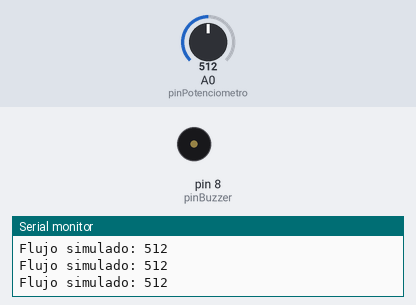
Recording of a sketch running on a simulated Arduino Uno, built with avr-gcc and run on an emulated ATmega328P. On the bench: buzzer (waves = sounding), the last lines printed to the serial monitor. Inputs (shaded band) come from the test bench; at power-on: A0 (pinPotenciometro) = 512.

Above: at 1.2 s.
1.3 s: A0 (pinPotenciometro) set to 583
2.8 s: A0 (pinPotenciometro) set to 610
At 4.1 s:
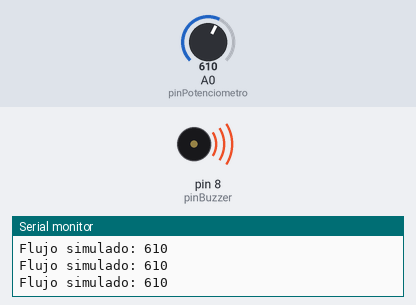
Timing chart, 0 to 5.8 s (numbered marks = the images above; inputs shaded):
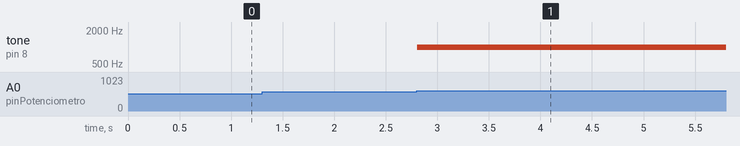

Measured:
- the behaviour switches between 600 and 601 on A0 (pinPotenciometro) (found by bisection; images 0 and 1)
- after the input at 2.8 s, tone on pin 8 (pinBuzzer): silent → 1000 Hz at once

The sketch:

agua__1_.ino
```cpp
/*
nombre: Diego Alejandro
fecha: 30 sep
descripcion: practica zumbador pasivo
*/
const int pinPotenciometro = A0; // Pin analógico A0 para leer el f
const int pinBuzzer = 8;        // Pin digital 8 para el zumbador

const int umbralFuga = 600;     // Umbral de disparo para la alerta

void setup() {
  pinMode(pinBuzzer, OUTPUT);
  Serial.begin(9600);
}

void loop() {
  int lecturaFlujo = analogRead(pinPotenciometro); // Lee valores d

  Serial.print("Flujo simulado: ");
  Serial.println(lecturaFlujo);

  if (lecturaFlujo > umbralFuga) {
    tone(pinBuzzer, 1000); // Emite sonido si supera el umbral
  } else {
    noTone(pinBuzzer);     // Permanece en silencio
  }

  delay(200);
}
```
